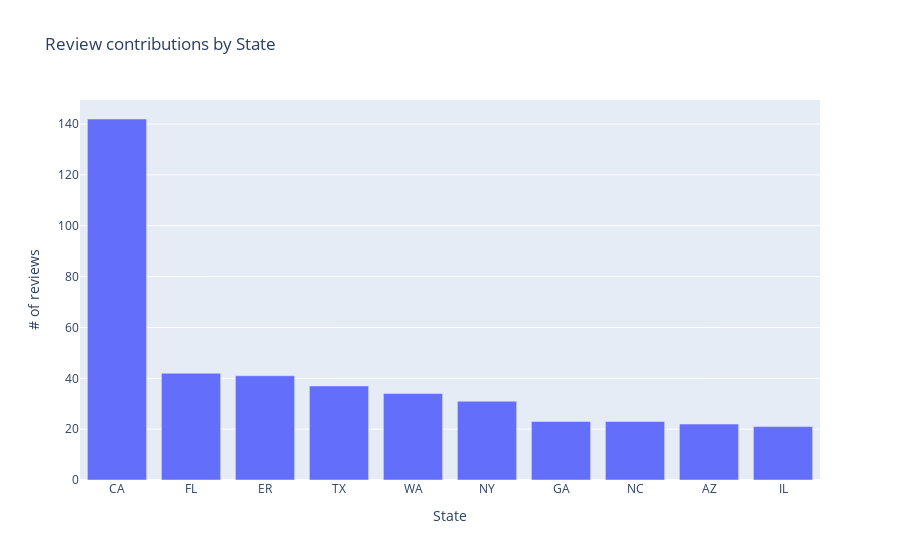

Notebook code for this chart:
### Code cell
# how is the rating distributed among the States?

#method1:
# plt.figure(figsize=(10,4))
# sns.scatterplot(data=df, x='state', y=df.index, hue='Rating',s=7)
# plt.ylabel('ID')
# plt.xlabel('State')
# plt.title('Ratings across each US State')
# plt.xticks(rotation=90, size=7)
# plt.show()

#method2:

fig = px.bar(df,
            x=df['state'].value_counts().head(10).index,
            y=df['state'].value_counts().head(10).values,
            labels={'x': 'State', 'y': '# of reviews'},
            title ='Review contributions by State')
fig.show()


# California had the highest number of ratings

### Figure 1 — Plotly figure (JSON) as saved in the notebook; plotly's stock layout.template omitted (floating-point values rounded to 4 significant figures)
{"data": [{"alignmentgroup": "True", "hovertemplate": "State=%{x}<br># of reviews=%{y}<extra></extra>", "legendgroup": "", "marker": {"color": "#636efa", "pattern": {"shape": ""}}, "name": "", "offsetgroup": "", "orientation": "v", "showlegend": false, "textposition": "auto", "type": "bar", "x": ["CA", "FL", "ER", "TX", "WA", "NY", "GA", "NC", "AZ", "IL"], "xaxis": "x", "y": [142, 42, 41, 37, 34, 31, 23, 23, 22, 21], "yaxis": "y"}], "layout": {"barmode": "relative", "legend": {"tracegroupgap": 0}, "title": {"text": "Review contributions by State"}, "xaxis": {"anchor": "y", "domain": [0, 1], "title": {"text": "State"}}, "yaxis": {"anchor": "x", "domain": [0, 1], "title": {"text": "# of reviews"}}}}
